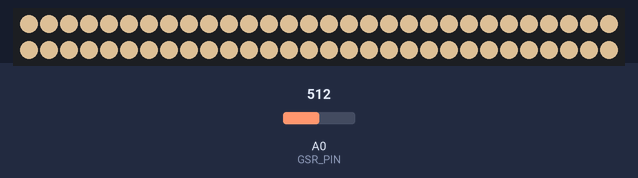
Recording of a sketch running on a simulated Arduino Uno, built with avr-gcc and run on an emulated ATmega328P. Parts: 60 RGB LEDs in strip order, left to right, continuing on the next row. The test bench sets the inputs (shaded band); at power-on: A0 (GSR_PIN) = 512. Dim RGB values are drawn brighter than linear; what the sketch prints to the serial monitor is not drawn.

Above: at 1.2 s.
1.3 s: A0 (GSR_PIN) set to 110
At 2.0 s:
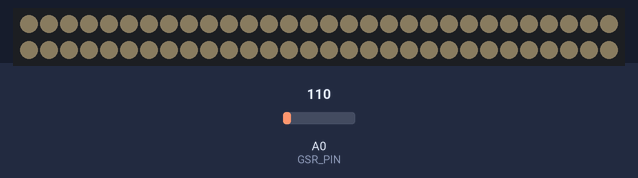
2.8 s: A0 (GSR_PIN) set to 91
4.5 s: A0 (GSR_PIN) set to 330
Timing chart, 0 to 7.5 s (numbered marks = the images above; inputs shaded):
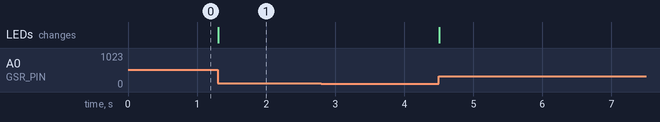

Measured:
- after the input at 1.3 s, the LEDs: change at once (image 1)
- after the input at 2.8 s, every drawn part: stays the same

The sketch:

tueseek.ino
```cpp
#include <Adafruit_NeoPixel.h>

#define GSR_PIN A0
#define LED_PIN 6
#define LED_COUNT 60
Adafruit_NeoPixel strip(LED_COUNT, LED_PIN);

void setup() {
  strip.begin();
  strip.show(); // Initialize all pixels to off
  pinMode(GSR_PIN, INPUT);
  pinMode(LED_PIN, OUTPUT);
//add for serial monitor
Serial.begin(9600); // Initialize serial communication
}

void loop() {
  // Read the GSR sensor value
  int gsrValue = analogRead(GSR_PIN);
  //serial monitor
  Serial.print(gsrValue);
  Serial.print(",");

  // Map the GSR value to the lower range of NeoPixel brightness (0-100)
  long brightness = map(gsrValue,300,500, 0, 150);
  //long brightness = map(gsrValue,400, 500, 0, 70);

  if (gsrValue < 320) {
    brightness = 10;
  }
  if (gsrValue >320 && gsrValue < 340) {
   brightness = 30;
  }
  if (gsrValue >340 && gsrValue < 360) {
   brightness = 60;
  }
    if (gsrValue >360 && gsrValue < 380) {
   brightness = 80;
  }
    if (gsrValue >380 && gsrValue < 450) {
   brightness = 100;
  }
     if (gsrValue >450) {
   brightness = 150;
  }


  //brightness = 50;

  // Set the brightness of all NeoPixels
  strip.setBrightness(brightness);
  strip.fill(strip.Color(255,222,173));//warm white
  //strip.fill(strip.Color(255,0,0));
  //strip.fill(strip.Color(brightness, 0, 255-brightness)); // colour red blue
  //strip.fill(strip.Color(brightness, brightness , brightness)); // white

  strip.show(); // Update the NeoPixel strip

  //delay(100); // Adjust the delay as needed
}
```
